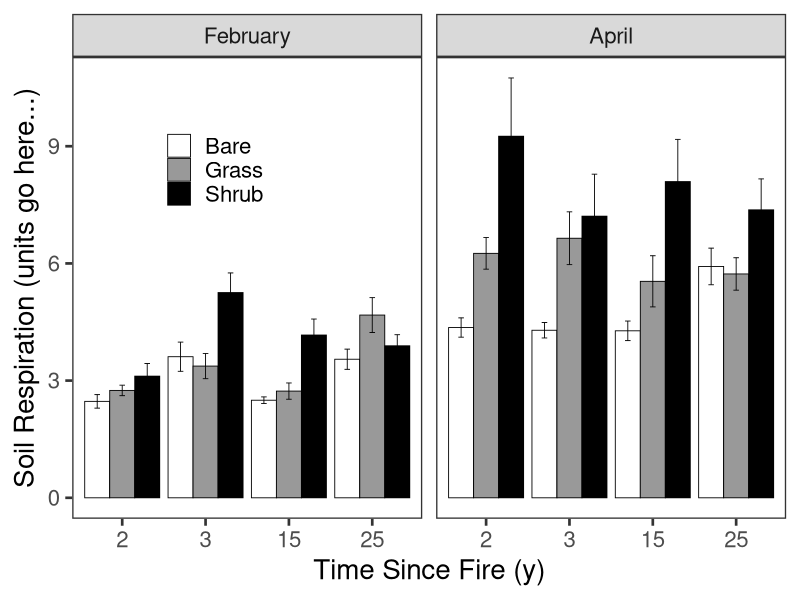

Write R code to recreate this figure.
# Import data 
# (note from HT: there were a few Patch_type values coded as "shrub" rather than "Shrub" and 
# there were a few Fire_blocks with a space in front of the text -- " 2B" rather than "2B".
# I also removed "_years" from "Last_burn" in order to use it as the column label on x-axis.
# I fixed those manually before importing the dataframe.)
data=read.csv("SoilResp_150701.csv",header=TRUE)

# change Last_burn to a factor to use in ANOVA
data$Last_burn <- factor(data$Last_burn)

# make a barplot using ggplot2
library(ggplot2)
library(plyr)

#condense the data into groups
cdata <- ddply(data, c("Month", "Last_burn", "Patch_type"), summarise,
               N    = sum(!is.na(CO_machine)),
               mean_resp = mean(CO_machine, na.rm=TRUE),
               sd_resp   = sd(CO_machine, na.rm=TRUE),
               se_resp   = sd_resp / sqrt(N) )
print(cdata)

# change order of months so that Feb will be before April (not alphabetical)
cdata$Month <- factor(cdata$Month, levels = c("February", "April"))

plot1 <- ggplot(cdata, aes(x=Last_burn, y=mean_resp, fill=Patch_type)) +
                  geom_bar(position = position_dodge(), stat="identity",
                          colour="black", # Use black outlines,
                          size=.3) +      # Thinner lines 
                  geom_errorbar(aes(ymin=mean_resp-se_resp, ymax=mean_resp+se_resp), # add error bars
                          size=.3,    # Thinner lines
                          width=.2,
                          position=position_dodge(.9)) +
                  facet_grid(. ~ Month) +  # this makes the facets (separate graphs) for each month
                  xlab("Time Since Fire (y)") + # add an x-axis label
                  ylab("Soil Respiration (units go here...)") + # add a y-axis label
                  theme_bw(base_size = 20, base_family = "") + # font size 
                  theme(legend.position=c(0.2,0.8)) + #legend in upper right
                  theme(panel.grid.major = element_blank(), #no grid lines
                        panel.grid.minor = element_blank())  +
                  scale_fill_manual(name="", # don't add a legend at top of graph
                           values=c("#FFFFFF","#999999","#000000"))   # specify colors of columns
plot1 # display plot1


